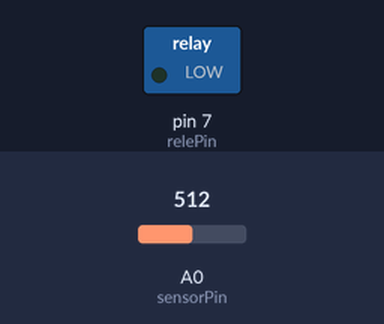
A sketch run on a simulated Arduino Uno, built with avr-gcc and run on an emulated ATmega328P. Shown: switched loads named in the sketch (green lamp = pin HIGH). The inputs (shaded band) are chosen by the test bench; at power-on: A0 (sensorPin) = 512.

Above: at 2.8 s.
2.9 s: A0 (sensorPin) set to 408
5.6 s: A0 (sensorPin) set to 384
At 7.3 s:
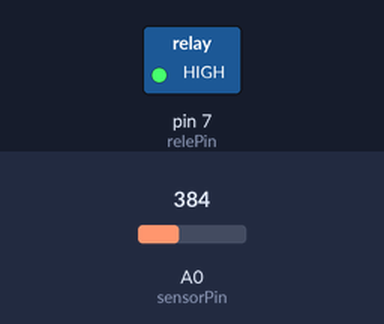
8.3 s: A0 (sensorPin) set to 410
At 10.4 s:
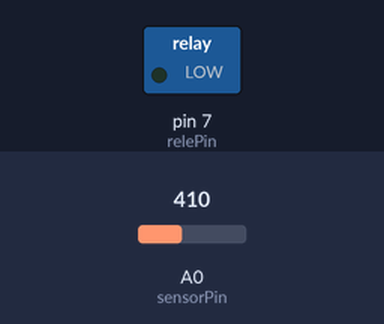
11.5 s: A0 (sensorPin) set to 390
At 13.1 s:
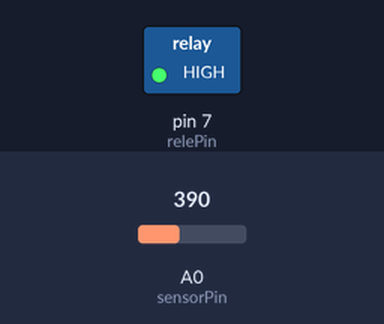
Timing chart, 0 to 14.6 s (numbered marks = the images above; inputs shaded):
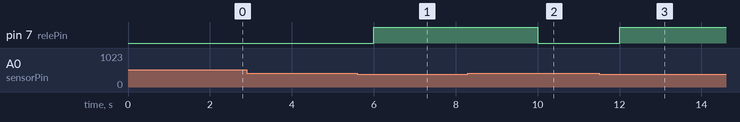

The sketch:

irrigacao_automatica.ino
```cpp
const int sensorPin = A0;
const int relePin = 7;

int valorSensor = 0;
int limiteSeco = 400;

void setup(){
  pinMode(relePin, OUTPUT);
  digitalWrite(relePin, HIGH);
}

void loop(){
  valorSensor = analogRead(sensorPin);

  if(valorSensor > limiteSeco){
    digitalWrite(relePin, LOW);
  }else{
    digitalWrite(relePin, HIGH);
  }
  delay(2000);
}
```

Measured:
- the behaviour switches between 401 and 400 on A0 (sensorPin) (found by bisection; images 0 and 1)
- after the input at 2.9 s, every drawn part: stays the same
- after the input at 5.6 s, pin 7 (relePin): LOW → HIGH after 0.40 s
- after the input at 8.3 s, pin 7 (relePin): HIGH → LOW after 1.7 s
- after the input at 11.5 s, pin 7 (relePin): LOW → HIGH after 0.50 s
